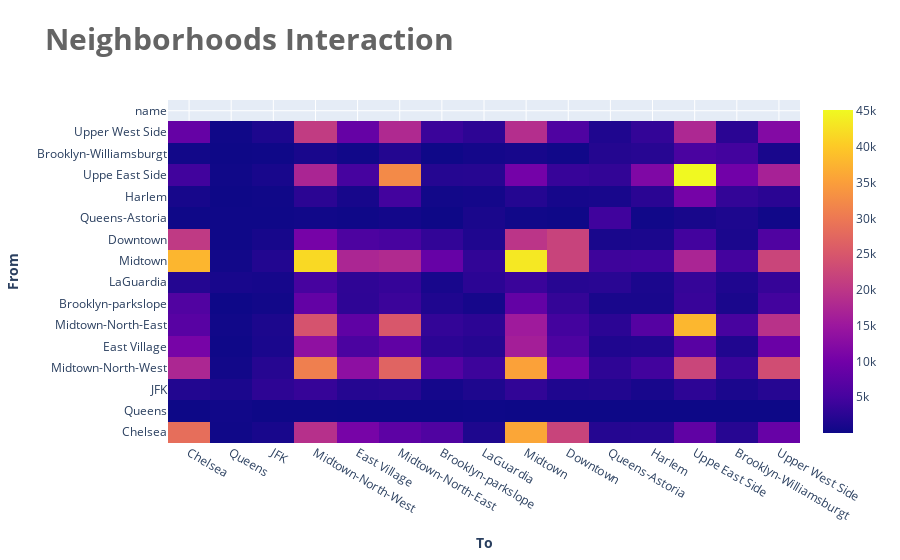

Notebook code for this chart:
### Code cell
import plotly.offline as py
import plotly.graph_objs as go
py.init_notebook_mode(connected=True)

trace = go.Heatmap(z= np.array(rides_df.to_numpy()),
                  x = rides_df.columns[:-1],
                  y = rides_df.columns)
layout = dict(
    title = ' <b>Neighborhoods Interaction</b>',
    titlefont = dict(
    size = 30,
    color = ('rgb(100,100,100)')),
    margin = dict(t=100,r=100,b=100,l=150),
        yaxis = dict(
            title = ' <b> From </b>'),
        xaxis = dict(
            title = '<b> To </b>'))
data=[trace]
fig = go.Figure(data=data, layout=layout)
py.iplot(fig, filename='labelled-heatmap')

### Figure 1 — Plotly figure (JSON) as saved in the notebook; plotly's stock layout.template omitted (floating-point values rounded to 4 significant figures; data arrays with more than 128 entries replaced by an {"elided": "..."} marker saying what was removed)
{"data": [{"type": "heatmap", "x": ["Chelsea", "Queens", "JFK", "Midtown-North-West", "East Village", "Midtown-North-East", "Brooklyn-parkslope", "LaGuardia", "Midtown", "Downtown", "Queens-Astoria", "Harlem", "Uppe East Side", "Brooklyn-Williamsburgt", "Upper West Side"], "y": ["Chelsea", "Queens", "JFK", "Midtown-North-West", "East Village", "Midtown-North-East", "Brooklyn-parkslope", "LaGuardia", "Midtown", "Downtown", "Queens-Astoria", "Harlem", "Uppe East Side", "Brooklyn-Williamsburgt", "Upper West Side", "name"], "z": {"elided": "15x16 mixed values"}}], "layout": {"margin": {"b": 100, "l": 150, "r": 100, "t": 100}, "title": {"font": {"color": "rgb(100,100,100)", "size": 30}, "text": " <b>Neighborhoods Interaction</b>"}, "xaxis": {"title": {"text": "<b> To </b>"}, "type": "category", "range": [-0.5, 14.5], "autorange": true}, "yaxis": {"title": {"text": " <b> From </b>"}, "type": "category", "range": [-0.5, 15.5], "autorange": true}, "autosize": true}}
